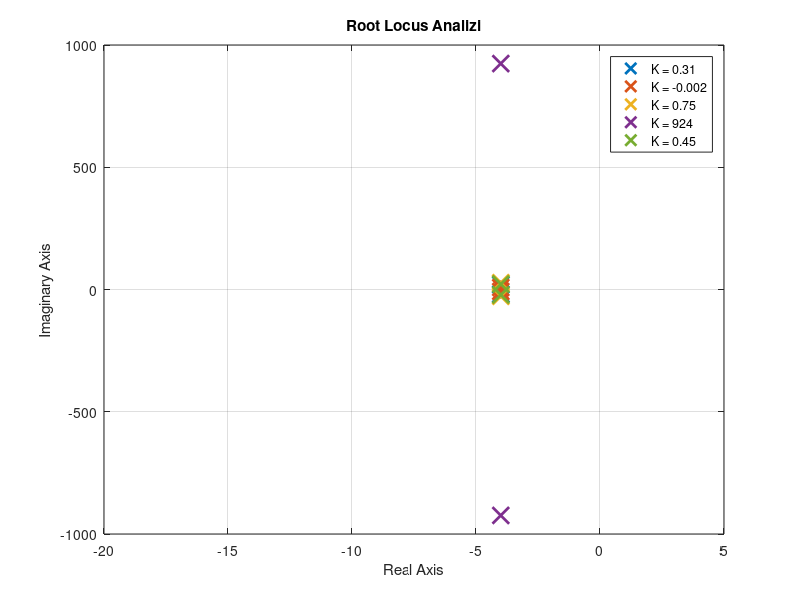

Write MATLAB code to recreate this figure.
clc; clear; close all; 

  

num = 2.31; 

den = [0.0025 0.02 0.205]; 

G = tf(num, den); 

  

K_vals = [0.31, -0.002, 0.75, 924, 0.45]; 

  

figure('Color', 'white'); 

rlocus(G); 

hold on; 

  

colors = lines(length(K_vals)); 

handles = []; 

labels = {}; 

  

for i = 1:length(K_vals) 

    sys_cl = feedback(K_vals(i) * G, 1); 

    p = pole(sys_cl); 

    h = plot(real(p), imag(p), 'x', 'MarkerSize', 12, 'LineWidth', 2, 'Color', colors(i,:)); 

    handles = [handles; h(1)]; 

    labels{end+1} = ['K = ', num2str(K_vals(i))]; 

end 

  

title('Root Locus Analizi'); 

xlabel('Real Axis'); ylabel('Imaginary Axis'); 

grid on; 

legend(handles, labels, 'Location', 'Best'); 

axis([-20 5 -1000 1000]); 
